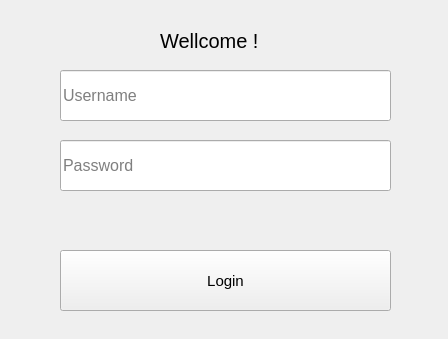
<?xml version="1.0" encoding="UTF-8"?>
<ui version="4.0">
 <class>Form</class>
 <widget class="QWidget" name="Form">
  <property name="geometry">
   <rect>
    <x>0</x>
    <y>0</y>
    <width>448</width>
    <height>339</height>
   </rect>
  </property>
  <property name="font">
   <font>
    <family>Segoe UI</family>
    <pointsize>12</pointsize>
   </font>
  </property>
  <property name="windowTitle">
   <string>Form</string>
  </property>
  <widget class="QPushButton" name="pushButton">
   <property name="geometry">
    <rect>
     <x>60</x>
     <y>250</y>
     <width>331</width>
     <height>61</height>
    </rect>
   </property>
   <property name="font">
    <font>
     <family>MS Shell Dlg 2</family>
     <pointsize>11</pointsize>
    </font>
   </property>
   <property name="text">
    <string>Login</string>
   </property>
  </widget>
  <widget class="QLineEdit" name="lineEdit">
   <property name="geometry">
    <rect>
     <x>60</x>
     <y>70</y>
     <width>331</width>
     <height>51</height>
    </rect>
   </property>
   <property name="placeholderText">
    <string>Username</string>
   </property>
  </widget>
  <widget class="QLineEdit" name="lineEdit_2">
   <property name="geometry">
    <rect>
     <x>60</x>
     <y>140</y>
     <width>331</width>
     <height>51</height>
    </rect>
   </property>
   <property name="echoMode">
    <enum>QLineEdit::Password</enum>
   </property>
   <property name="placeholderText">
    <string>Password</string>
   </property>
  </widget>
  <widget class="QLabel" name="label">
   <property name="enabled">
    <bool>true</bool>
   </property>
   <property name="geometry">
    <rect>
     <x>50</x>
     <y>200</y>
     <width>511</width>
     <height>41</height>
    </rect>
   </property>
   <property name="font">
    <font>
     <family>Segoe UI</family>
     <pointsize>7</pointsize>
     <weight>75</weight>
     <bold>true</bold>
    </font>
   </property>
   <property name="text">
    <string/>
   </property>
  </widget>
  <widget class="QLabel" name="label_2">
   <property name="geometry">
    <rect>
     <x>160</x>
     <y>20</y>
     <width>131</width>
     <height>41</height>
    </rect>
   </property>
   <property name="font">
    <font>
     <pointsize>15</pointsize>
    </font>
   </property>
   <property name="text">
    <string>Wellcome !</string>
   </property>
  </widget>
 </widget>
 <resources>
  <include location="icons.qrc"/>
 </resources>
 <connections/>
</ui>
